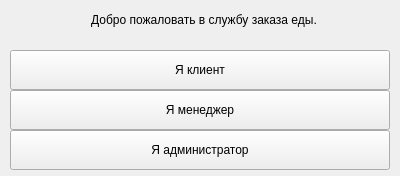
<?xml version="1.0" encoding="UTF-8"?>
<ui version="4.0">
 <class>MainWindow</class>
 <widget class="QMainWindow" name="MainWindow">
  <property name="geometry">
   <rect>
    <x>0</x>
    <y>0</y>
    <width>400</width>
    <height>176</height>
   </rect>
  </property>
  <property name="minimumSize">
   <size>
    <width>400</width>
    <height>176</height>
   </size>
  </property>
  <property name="maximumSize">
   <size>
    <width>400</width>
    <height>176</height>
   </size>
  </property>
  <property name="windowTitle">
   <string>Выберите пользователя</string>
  </property>
  <widget class="QWidget" name="centralwidget">
   <widget class="QFrame" name="verticalFrame">
    <property name="geometry">
     <rect>
      <x>0</x>
      <y>0</y>
      <width>400</width>
      <height>40</height>
     </rect>
    </property>
    <layout class="QVBoxLayout" name="verticalLayout">
     <property name="rightMargin">
      <number>1</number>
     </property>
     <item>
      <widget class="QLabel" name="label">
       <property name="layoutDirection">
        <enum>Qt::LeftToRight</enum>
       </property>
       <property name="text">
        <string>Добро пожаловать в службу заказа еды.</string>
       </property>
       <property name="alignment">
        <set>Qt::AlignCenter</set>
       </property>
      </widget>
     </item>
    </layout>
   </widget>
   <widget class="QPushButton" name="client_Mode_Trigger">
    <property name="geometry">
     <rect>
      <x>10</x>
      <y>50</y>
      <width>380</width>
      <height>40</height>
     </rect>
    </property>
    <property name="text">
     <string>Я клиент</string>
    </property>
   </widget>
   <widget class="QPushButton" name="manager_Mode_Trigger">
    <property name="geometry">
     <rect>
      <x>10</x>
      <y>90</y>
      <width>380</width>
      <height>40</height>
     </rect>
    </property>
    <property name="text">
     <string>Я менеджер</string>
    </property>
   </widget>
   <widget class="QPushButton" name="admin_Mode_Trigger">
    <property name="geometry">
     <rect>
      <x>10</x>
      <y>130</y>
      <width>380</width>
      <height>40</height>
     </rect>
    </property>
    <property name="text">
     <string>Я администратор</string>
    </property>
   </widget>
  </widget>
 </widget>
 <resources/>
 <connections/>
</ui>
